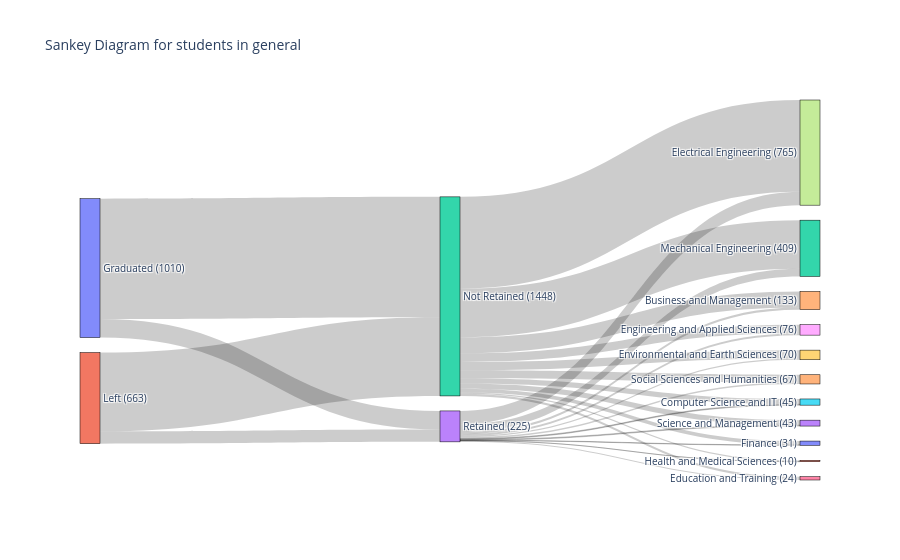

The cell this chart's notebook holds for it:
### Markdown cell above
# Some_useful_visuals

### Code cell
# Assuming the data is already loaded in csv_norm_2015_2023_ug
# Node 1: Group by 'LEVEL' and 'DEPARTMENT'
san_year_level = merged_df_gl.groupby(['Status', 'Retained'])['ID'].count().reset_index()
san_year_level = san_year_level.rename(columns={'Status': 'source', 'Retained': 'target', 'ID': 'value'})

# Node 2: Group by 'DEPARTMENT' and 'PROGRAM'
san_year_program = merged_df_gl.groupby(['Retained', 'DEPARTMENT'])['ID'].count().reset_index()
san_year_program = san_year_program.rename(columns={'Retained': 'source', 'DEPARTMENT': 'target', 'ID': 'value'})

# Combine the two datasets
combined_df = pd.concat([san_year_level, san_year_program])

# Unique values that contain unique values of source and target
unique_nodes = list(pd.unique(combined_df[['source', 'target']].values.ravel("K")))

# Dictionary to map nodes to indices
mapping_dict = {k: v for v, k in enumerate(unique_nodes)}

# Map the nodes in the DataFrame
combined_df['source'] = combined_df['source'].map(mapping_dict)
combined_df['target'] = combined_df['target'].map(mapping_dict)

# Convert DataFrame to a dictionary with lists
link_dict = combined_df.to_dict(orient="list")

# Step 1: Calculate counts for each node
node_counts = combined_df.groupby('source')['value'].sum().to_dict()
node_counts.update(combined_df.groupby('target')['value'].sum().to_dict())

# Step 2: Create a new label with counts
updated_labels = [f"{node} ({node_counts.get(idx, 0)})" for idx, node in enumerate(unique_nodes)]

# Step 3: Create the Sankey diagram with updated labels
fig = go.Figure(data=[go.Sankey(
    node=dict(
        pad=15,
        thickness=20,
        line=dict(color="black", width=0.5),
        label=updated_labels,  # Use updated labels here
    ),
    link=dict(
        source=link_dict["source"],
        target=link_dict["target"],
        value=link_dict["value"],
    )
)])

# Update layout
fig.update_layout(title_text="Sankey Diagram for students in general", font_size=10)

# Display the Sankey diagram
fig.show()

### Figure 1 — Plotly figure (JSON) as saved in the notebook; plotly's stock layout.template omitted (floating-point values rounded to 4 significant figures)
{"data": [{"link": {"source": [0, 0, 1, 1, 2, 2, 2, 2, 2, 2, 2, 2, 2, 2, 2, 3, 3, 3, 3, 3, 3, 3, 3, 3, 3, 3], "target": [2, 3, 2, 3, 4, 5, 6, 7, 8, 9, 10, 11, 12, 13, 14, 4, 5, 6, 7, 8, 9, 10, 11, 12, 13, 14], "value": [875, 135, 573, 90, 117, 39, 16, 668, 63, 61, 28, 9, 353, 37, 57, 16, 6, 8, 97, 13, 9, 3, 1, 56, 6, 10]}, "node": {"label": ["Graduated (1010)", "Left (663)", "Not Retained (1448)", "Retained (225)", "Business and Management (133)", "Computer Science and IT (45)", "Education and Training (24)", "Electrical Engineering (765)", "Engineering and Applied Sciences (76)", "Environmental and Earth Sciences (70)", "Finance (31)", "Health and Medical Sciences (10)", "Mechanical Engineering (409)", "Science and Management (43)", "Social Sciences and Humanities (67)"], "line": {"color": "black", "width": 0.5}, "pad": 15, "thickness": 20}, "type": "sankey"}], "layout": {"font": {"size": 10}, "title": {"text": "Sankey Diagram for students in general"}}}
